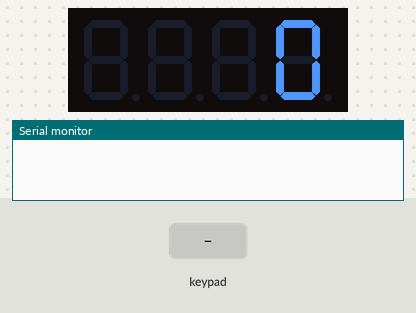
This sketch was run on a simulated Arduino Uno, built with avr-gcc and run on an emulated ATmega328P. On the bench: 4-digit seven-segment display, the last lines printed to the serial monitor. The test bench sets the inputs (shaded band).

Above: at 1.6 s.
1.7 s: key 'B' pressed
At 3.7 s:
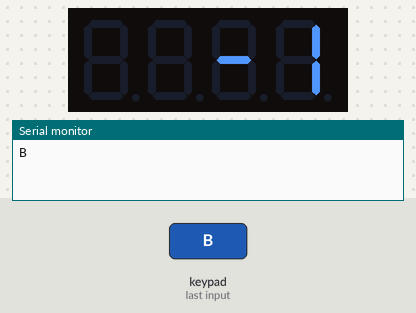
4.0 s: keypad keys 5 6 7 8 pressed 0.62 s apart
At 5.6 s:
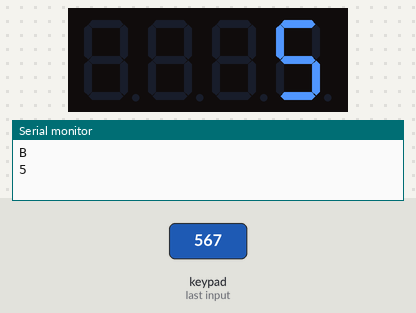
7.9 s: key 'A' pressed
10.9 s: keypad keys 5 6 7 8 D pressed 0.62 s apart
At 14.3 s:
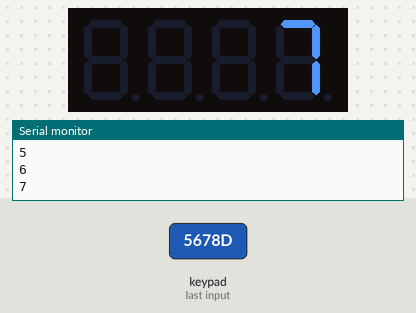
17.0 s: key 'C' pressed
At 19.95 s:
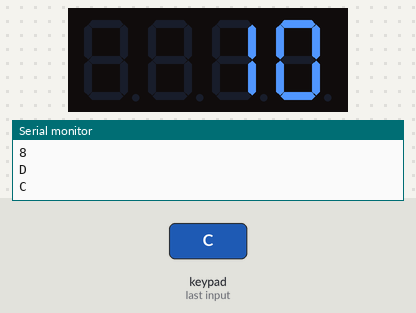
Timing chart, 0 to 21.0 s (numbered marks = the images above; inputs shaded):
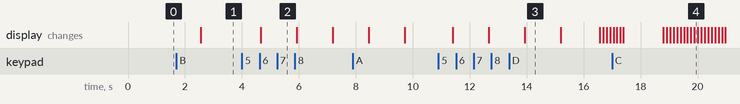

Measured:
- after the input at 1.7 s, the display: changes after 0.85 s (image 1)
- after the input at 4.0 s, the display: changes after 0.66 s (image 2)
- after the input at 10.9 s, the display: first changes after 0.51 s (image 3 shows a later state)
- what the display in image 3 shows lasts 1.3 s, from 13.9 s to 15.2 s

The sketch:

Keypad_control_7SegmentModule.ino
```cpp
//Bai 6-7

#include <Keypad.h>
#include <TM1637Display.h>

#define CLK 2
#define DIO 3

TM1637Display display(CLK, DIO);

const byte rows = 4;
const byte columns = 4;

int holdDelay = 700;
int n = 3;
int state = 0;
char key = 0;
int numCounter = 0;

char keys[rows][columns] =
{
  {'1', '2', '3', 'A'},
  {'4', '5', '6', 'B'},
  {'7', '8', '9', 'C'},
  {'*', '0', '#', 'D'},
};

byte rowPins[rows] = {5, 6, 7, 8};
byte columnPins[columns] = {9, 10, 11, 12};

Keypad keypad = Keypad(makeKeymap(keys), rowPins, columnPins, rows, columns);

void setup() {
  Serial.begin(9600);
  display.setBrightness(0x0a);
}

void loop() {
  char temp = keypad.getKey();

  if ((int)keypad.getState() ==  PRESSED) {
    if (temp != 0) {
      key = temp;
    }
  }
  if ((int)keypad.getState() ==  HOLD) {
    state++;
    state = constrain(state, 1, n-1);
    delay(holdDelay);
  }

  if ((int)keypad.getState() ==  RELEASED) {
    key += state;
    state = 0;
    Serial.println(key);

  switch(key) {

    case '1':
      numCounter = 1;
      break;
    case '2':
      numCounter = 2;
      break;
    case '3':
      numCounter = 3;
      break;
    case '4':
      numCounter = 4;
      break;
    case '5':
      numCounter = 5;
      break;
    case '6':
      numCounter = 6;
      break;
    case '7':
      numCounter = 7;
      break;
    case '8':
      numCounter = 8;
      break;
    case '9':
      numCounter = 9;
      break;
    case '0':
      numCounter = 0;
      break;
    case 'A':
      numCounter++;
      break;
    case 'B':
      numCounter--;
      break;
    case 'C':
      while (numCounter < 100) {
        numCounter++;
        delay(100);
        display.showNumberDec(numCounter);
      }
      break;
    case 'D':
      while (numCounter != 0) {
        numCounter--;
        delay(100);
        display.showNumberDec(numCounter);
      }
      break;
  }
  }

  display.showNumberDec(numCounter);

  delay(400);
}
```
